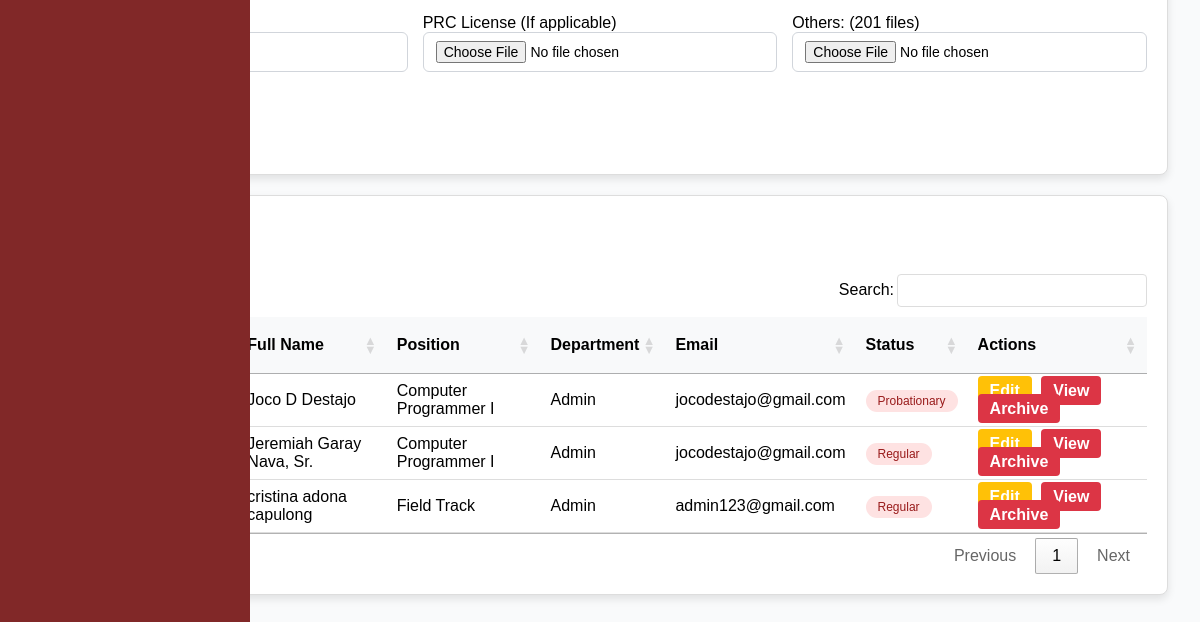
/superadmin/employees.php (signed in, lower part), run on an earlier commit of the app's database.
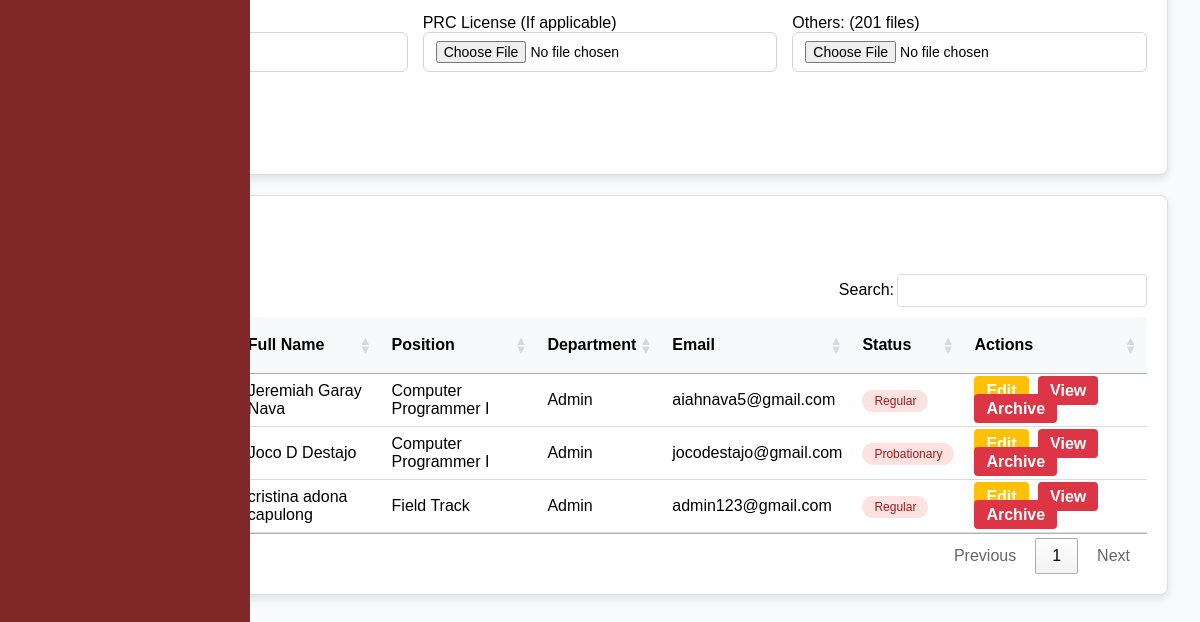
And on a later commit of the database.
### tables this page shows
CREATE TABLE `employees` (
  `id` int(11) NOT NULL,
  `last_name` varchar(255) NOT NULL,
  `first_name` varchar(255) NOT NULL,
  `middle_name` varchar(255) NOT NULL,
  `suffix` varchar(255) NOT NULL,
  `gender` varchar(32) NOT NULL,
  `email` varchar(100) NOT NULL,
  `position` varchar(255) NOT NULL,
  `hire_date` date NOT NULL,
  `department` varchar(255) NOT NULL,
  `employment_status` varchar(255) NOT NULL,
  `employee_id` int(20) NOT NULL,
  `user_type` int(11) NOT NULL DEFAULT 2 COMMENT '1=admin, 2=staff, 3=super admin',
  `password` varchar(255) NOT NULL,
  `e_status` int(11) NOT NULL DEFAULT 1,
  `date_of_birth` date DEFAULT NULL,
  `age` varchar(32) NOT NULL,
  `contact_number` varchar(20) DEFAULT NULL,
  `perma_address` text DEFAULT NULL,
  `civil_status` varchar(10) DEFAULT NULL,
  `sss_number` varchar(15) DEFAULT NULL,
  `philhealth_number` varchar(15) DEFAULT NULL,
  `pagibig_number` varchar(15) DEFAULT NULL,
  `tin_number` varchar(15) DEFAULT NULL,
  `emergency_contact_name` varchar(50) DEFAULT NULL,
  `emergency_contact_number` varchar(15) DEFAULT NULL,
  `educational_background` enum('High School Graduate','Vocational Graduate','College Undergraduate','College Graduate','Postgraduate') DEFAULT NULL,
  `skills` text DEFAULT NULL,
  `username` varchar(255) NOT NULL,
  `sick_leave` int(11) NOT NULL DEFAULT 0,
  `vacation_leave` int(11) NOT NULL DEFAULT 0,
  `maternity_leave` int(11) NOT NULL DEFAULT 0,
  `paternity_leave` int(11) NOT NULL DEFAULT 0,
  `medical` mediumblob DEFAULT NULL,
  `tor` mediumblob DEFAULT NULL,
  `nbi_clearance` mediumblob DEFAULT NULL,
  `resume` mediumblob DEFAULT NULL,
  `prc` mediumblob DEFAULT NULL,
  `others` mediumblob DEFAULT NULL,
  `is_archived` tinyint(1) DEFAULT 0
);

### superadmin/employees.php (the view, shortened to what the changed rows need)
<?php
    $conn = mysqli_connect('localhost', 'root', '', 'esetech');
    $sql = "SELECT * FROM employees WHERE is_archived = 0";
    $result = mysqli_query($conn, $sql);
$searchQuery = '';
$sql = "SELECT * FROM employees WHERE is_archived = 0";
if (!empty($searchQuery)) {
    $sql .= " AND (LOWER(last_name) LIKE LOWER(?)
              OR LOWER(first_name) LIKE LOWER(?)
              OR LOWER(middle_name) LIKE LOWER(?)
              OR LOWER(email) LIKE LOWER(?)
              OR LOWER(position) LIKE LOWER(?)
              OR LOWER(department) LIKE LOWER(?)
              OR LOWER(employment_status) LIKE LOWER(?)
              OR LOWER(employee_id) LIKE LOWER(?)
              OR LOWER(date_of_birth) LIKE LOWER(?)
              OR LOWER(contact_number) LIKE LOWER(?)
              OR LOWER(perma_address) LIKE LOWER(?)
              OR LOWER(civil_status) LIKE LOWER(?)
              OR LOWER(sss_number) LIKE LOWER(?)
              OR LOWER(philhealth_number) LIKE LOWER(?)
              OR LOWER(pagibig_number) LIKE LOWER(?)
              OR LOWER(tin_number) LIKE LOWER(?)
              OR LOWER(emergency_contact_name) LIKE LOWER(?)
              OR LOWER(emergency_contact_number) LIKE LOWER(?)
              OR LOWER(educational_background) LIKE LOWER(?)
              OR LOWER(skills) LIKE LOWER(?)
              OR LOWER(username) LIKE LOWER(?))";
    $sql .= " ORDER BY id DESC";
    $stmt = mysqli_prepare($conn, $sql);
    $searchParam = '%' . $searchQuery . '%';
    mysqli_stmt_bind_param($stmt, 'ssssssssssssssssssss',
        $searchParam, $searchParam, $searchParam, $searchParam,
        $searchParam, $searchParam, $searchParam, $searchParam,
        $searchParam, $searchParam, $searchParam, $searchParam,
        $searchParam, $searchParam, $searchParam, $searchParam,
        $searchParam, $searchParam, $searchParam, $searchParam,
        $searchParam
    );
    mysqli_stmt_execute($stmt);
    $result = mysqli_stmt_get_result($stmt);
} else {
    $sql .= " ORDER BY id DESC";
    $result = mysqli_query($conn, $sql);
}
include('header.php');
?>
<link rel="stylesheet" href="https://cdn.datatables.net/1.13.5/css/jquery.dataTables.min.css" />
            <div class="card">
            <div class="card-header">
    <div class="card-body">
        <table id="myTable" class="employee-table">
            <thead>
                <tr>
                    <th>No.</th>
                    <th>Employee ID</th>
                    <th>Full Name</th>
                    <th>Position</th>
                    <th>Department</th>
                    <th>Email</th>
                    <th>Status</th>
                    <th>Actions</th>
                </tr>
            </thead>
            <tbody>
                <?php
                    $counter = 1;
                    while ($employee = mysqli_fetch_assoc($result)):
                ?>
                    <tr>
                        <td><?php echo $counter++; ?></td>
                        <td class="employee_id_display"><?php echo $employee['employee_id']; ?></td>
                        <td>
                            <?php
                                $full_name = trim($employee['first_name'] . ' ' . $employee['middle_name'] . ' ' . $employee['last_name']);
                                if (!empty($employee['suffix'])) {
                                    $full_name .= ', ' . $employee['suffix'];
                                }
                                echo $full_name;
                            ?>
                        </td>
                        <td><?php echo $employee['position']; ?></td>
                        <td><?php echo $employee['department']; ?></td>
                        <td><?php echo $employee['email']; ?></td>
                        <td>
                            <span class="<?php echo $employee['employment_status'] === 'Active' ? 'status-active' : 'status-inactive'; ?>">
                                <?php echo $employee['employment_status']; ?>
                            </span>
                        </td>
                        <td class="action-buttons">
                            <a href="./edit_employee?id=<?php echo $employee['id']; ?>" class="btn btn-warning">Edit</a>
                            <a href="./view_employee?id=<?php echo $employee['id']; ?>" class="btn btn-danger">View</a>
                            <a href="?delete_id=<?php echo $employee['id']; ?>" class="btn btn-danger" onclick="return confirm('Are you sure you want to Archive this employee?');">Archive</a>
                        </td>
                    </tr>
                <?php endwhile; ?>
            </tbody>
        </table>
    </div>
</div>
</div>
<?php include('footer.php'); ?>

What changed in the data, as far as the page shows it:
removed employees: full_name "Jeremiah Garay Nava, Sr.", position "Computer Programmer I", department "Admin", email "jocodestajo@gmail.com", employment_status "Regular"
added employees: full_name "Jeremiah Garay Nava", position "Computer Programmer I", department "Admin", email "aiahnava5@gmail.com", employment_status "Regular"
